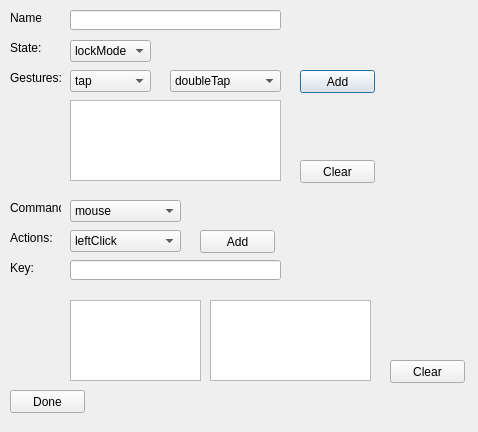
<?xml version="1.0" encoding="UTF-8"?>
<ui version="4.0">
 <class>SequenceEditor</class>
 <widget class="QDialog" name="SequenceEditor">
  <property name="geometry">
   <rect>
    <x>0</x>
    <y>0</y>
    <width>478</width>
    <height>432</height>
   </rect>
  </property>
  <property name="windowTitle">
   <string>SequenceEditor</string>
  </property>
  <widget class="QLabel" name="label">
   <property name="geometry">
    <rect>
     <x>10</x>
     <y>10</y>
     <width>31</width>
     <height>16</height>
    </rect>
   </property>
   <property name="text">
    <string>Name:</string>
   </property>
  </widget>
  <widget class="QLineEdit" name="lineEdit">
   <property name="geometry">
    <rect>
     <x>70</x>
     <y>10</y>
     <width>211</width>
     <height>20</height>
    </rect>
   </property>
  </widget>
  <widget class="QLabel" name="label_2">
   <property name="geometry">
    <rect>
     <x>10</x>
     <y>40</y>
     <width>31</width>
     <height>16</height>
    </rect>
   </property>
   <property name="text">
    <string>State:</string>
   </property>
  </widget>
  <widget class="QComboBox" name="stateComboBox">
   <property name="geometry">
    <rect>
     <x>70</x>
     <y>40</y>
     <width>81</width>
     <height>22</height>
    </rect>
   </property>
   <item>
    <property name="text">
     <string>lockMode</string>
    </property>
   </item>
   <item>
    <property name="text">
     <string>mouseMode</string>
    </property>
   </item>
   <item>
    <property name="text">
     <string>keyboardMode</string>
    </property>
   </item>
   <item>
    <property name="text">
     <string>gestureMode</string>
    </property>
   </item>
  </widget>
  <widget class="QLabel" name="label_3">
   <property name="geometry">
    <rect>
     <x>10</x>
     <y>70</y>
     <width>51</width>
     <height>16</height>
    </rect>
   </property>
   <property name="text">
    <string>Gestures:</string>
   </property>
  </widget>
  <widget class="QComboBox" name="gestureTypeComboBox">
   <property name="geometry">
    <rect>
     <x>70</x>
     <y>70</y>
     <width>81</width>
     <height>22</height>
    </rect>
   </property>
   <item>
    <property name="text">
     <string>tap</string>
    </property>
   </item>
   <item>
    <property name="text">
     <string>hold</string>
    </property>
   </item>
   <item>
    <property name="text">
     <string>immediate</string>
    </property>
   </item>
  </widget>
  <widget class="QComboBox" name="gestureComboBox">
   <property name="geometry">
    <rect>
     <x>170</x>
     <y>70</y>
     <width>111</width>
     <height>22</height>
    </rect>
   </property>
   <property name="currentText">
    <string>doubleTap</string>
   </property>
   <item>
    <property name="text">
     <string>doubleTap</string>
    </property>
   </item>
   <item>
    <property name="text">
     <string>fist</string>
    </property>
   </item>
   <item>
    <property name="text">
     <string>fingersSpread</string>
    </property>
   </item>
   <item>
    <property name="text">
     <string>waveIn</string>
    </property>
   </item>
   <item>
    <property name="text">
     <string>waveOut</string>
    </property>
   </item>
   <item>
    <property name="text">
     <string>rest</string>
    </property>
   </item>
  </widget>
  <widget class="QPushButton" name="addGestureButton">
   <property name="geometry">
    <rect>
     <x>300</x>
     <y>70</y>
     <width>75</width>
     <height>23</height>
    </rect>
   </property>
   <property name="text">
    <string>Add</string>
   </property>
  </widget>
  <widget class="QListWidget" name="gestureList">
   <property name="geometry">
    <rect>
     <x>70</x>
     <y>100</y>
     <width>211</width>
     <height>81</height>
    </rect>
   </property>
   <property name="dragEnabled">
    <bool>true</bool>
   </property>
   <property name="dragDropMode">
    <enum>QAbstractItemView::InternalMove</enum>
   </property>
  </widget>
  <widget class="QLabel" name="label_4">
   <property name="geometry">
    <rect>
     <x>10</x>
     <y>200</y>
     <width>51</width>
     <height>16</height>
    </rect>
   </property>
   <property name="text">
    <string>Command:</string>
   </property>
  </widget>
  <widget class="QComboBox" name="commandComboBox">
   <property name="geometry">
    <rect>
     <x>70</x>
     <y>200</y>
     <width>111</width>
     <height>22</height>
    </rect>
   </property>
   <item>
    <property name="text">
     <string>mouse</string>
    </property>
   </item>
   <item>
    <property name="text">
     <string>keyboard</string>
    </property>
   </item>
   <item>
    <property name="text">
     <string>stateChange</string>
    </property>
   </item>
  </widget>
  <widget class="QLabel" name="label_5">
   <property name="geometry">
    <rect>
     <x>10</x>
     <y>230</y>
     <width>51</width>
     <height>16</height>
    </rect>
   </property>
   <property name="text">
    <string>Actions:</string>
   </property>
  </widget>
  <widget class="QPushButton" name="addActionButton">
   <property name="geometry">
    <rect>
     <x>200</x>
     <y>230</y>
     <width>75</width>
     <height>23</height>
    </rect>
   </property>
   <property name="text">
    <string>Add</string>
   </property>
  </widget>
  <widget class="QComboBox" name="actionComboBox">
   <property name="geometry">
    <rect>
     <x>70</x>
     <y>230</y>
     <width>111</width>
     <height>22</height>
    </rect>
   </property>
   <item>
    <property name="text">
     <string>leftClick</string>
    </property>
   </item>
   <item>
    <property name="text">
     <string>rightClick</string>
    </property>
   </item>
   <item>
    <property name="text">
     <string>zoomIn</string>
    </property>
   </item>
   <item>
    <property name="text">
     <string>mouseMode</string>
    </property>
   </item>
  </widget>
  <widget class="QListWidget" name="actionList">
   <property name="geometry">
    <rect>
     <x>210</x>
     <y>300</y>
     <width>161</width>
     <height>81</height>
    </rect>
   </property>
   <property name="dragEnabled">
    <bool>true</bool>
   </property>
   <property name="dragDropMode">
    <enum>QAbstractItemView::InternalMove</enum>
   </property>
  </widget>
  <widget class="QPushButton" name="doneButton">
   <property name="geometry">
    <rect>
     <x>10</x>
     <y>390</y>
     <width>75</width>
     <height>23</height>
    </rect>
   </property>
   <property name="text">
    <string>Done</string>
   </property>
  </widget>
  <widget class="QLabel" name="label_6">
   <property name="geometry">
    <rect>
     <x>10</x>
     <y>260</y>
     <width>51</width>
     <height>16</height>
    </rect>
   </property>
   <property name="text">
    <string>Key:</string>
   </property>
  </widget>
  <widget class="QLineEdit" name="keyInput">
   <property name="geometry">
    <rect>
     <x>70</x>
     <y>260</y>
     <width>211</width>
     <height>20</height>
    </rect>
   </property>
   <property name="inputMask">
    <string/>
   </property>
   <property name="maxLength">
    <number>32767</number>
   </property>
  </widget>
  <widget class="QListWidget" name="commandList">
   <property name="geometry">
    <rect>
     <x>70</x>
     <y>300</y>
     <width>131</width>
     <height>81</height>
    </rect>
   </property>
   <property name="dragEnabled">
    <bool>true</bool>
   </property>
   <property name="dragDropMode">
    <enum>QAbstractItemView::InternalMove</enum>
   </property>
  </widget>
  <widget class="QPushButton" name="clearGesturesButton">
   <property name="geometry">
    <rect>
     <x>300</x>
     <y>160</y>
     <width>75</width>
     <height>23</height>
    </rect>
   </property>
   <property name="text">
    <string>Clear</string>
   </property>
  </widget>
  <widget class="QPushButton" name="clearActionsButton">
   <property name="geometry">
    <rect>
     <x>390</x>
     <y>360</y>
     <width>75</width>
     <height>23</height>
    </rect>
   </property>
   <property name="text">
    <string>Clear</string>
   </property>
  </widget>
 </widget>
 <layoutdefault spacing="6" margin="11"/>
 <resources/>
 <connections/>
</ui>
